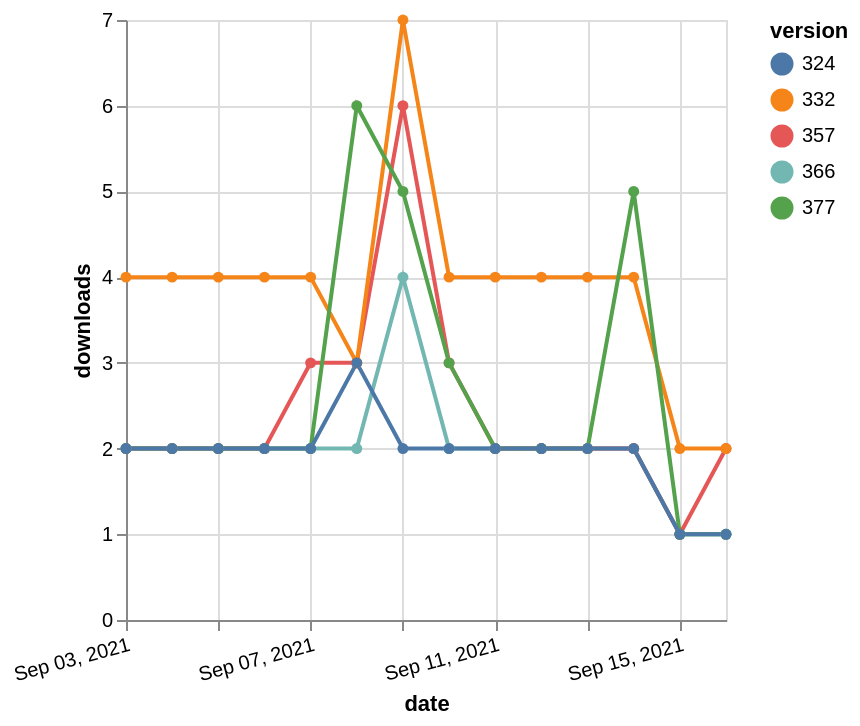

Here is the Vega-Lite specification saved for this chart:
### Vega-Lite specification from a JSON file in a GitHub repository (floating-point values rounded to 4 significant figures)
{"$schema": "https://vega.github.io/schema/vega-lite/v5.json", "description": "A simple bar chart with embedded data.", "data": {"values": [{"date": "2021-09-03", "total": 2310, "delta": 2, "version": "366"}, {"date": "2021-09-04", "total": 2312, "delta": 2, "version": "366"}, {"date": "2021-09-05", "total": 2314, "delta": 2, "version": "366"}, {"date": "2021-09-06", "total": 2316, "delta": 2, "version": "366"}, {"date": "2021-09-07", "total": 2318, "delta": 2, "version": "366"}, {"date": "2021-09-08", "total": 2320, "delta": 2, "version": "366"}, {"date": "2021-09-09", "total": 2324, "delta": 4, "version": "366"}, {"date": "2021-09-10", "total": 2326, "delta": 2, "version": "366"}, {"date": "2021-09-11", "total": 2328, "delta": 2, "version": "366"}, {"date": "2021-09-12", "total": 2330, "delta": 2, "version": "366"}, {"date": "2021-09-13", "total": 2332, "delta": 2, "version": "366"}, {"date": "2021-09-14", "total": 2334, "delta": 2, "version": "366"}, {"date": "2021-09-15", "total": 2335, "delta": 1, "version": "366"}, {"date": "2021-09-16", "total": 2336, "delta": 1, "version": "366"}, {"date": "2021-09-03", "total": 2907, "delta": 2, "version": "357"}, {"date": "2021-09-04", "total": 2909, "delta": 2, "version": "357"}, {"date": "2021-09-05", "total": 2911, "delta": 2, "version": "357"}, {"date": "2021-09-06", "total": 2913, "delta": 2, "version": "357"}, {"date": "2021-09-07", "total": 2916, "delta": 3, "version": "357"}, {"date": "2021-09-08", "total": 2919, "delta": 3, "version": "357"}, {"date": "2021-09-09", "total": 2925, "delta": 6, "version": "357"}, {"date": "2021-09-10", "total": 2928, "delta": 3, "version": "357"}, {"date": "2021-09-11", "total": 2930, "delta": 2, "version": "357"}, {"date": "2021-09-12", "total": 2932, "delta": 2, "version": "357"}, {"date": "2021-09-13", "total": 2934, "delta": 2, "version": "357"}, {"date": "2021-09-14", "total": 2936, "delta": 2, "version": "357"}, {"date": "2021-09-15", "total": 2937, "delta": 1, "version": "357"}, {"date": "2021-09-16", "total": 2939, "delta": 2, "version": "357"}, {"date": "2021-09-03", "total": 4938, "delta": 4, "version": "332"}, {"date": "2021-09-04", "total": 4942, "delta": 4, "version": "332"}, {"date": "2021-09-05", "total": 4946, "delta": 4, "version": "332"}, {"date": "2021-09-06", "total": 4950, "delta": 4, "version": "332"}, {"date": "2021-09-07", "total": 4954, "delta": 4, "version": "332"}, {"date": "2021-09-08", "total": 4957, "delta": 3, "version": "332"}, {"date": "2021-09-09", "total": 4964, "delta": 7, "version": "332"}, {"date": "2021-09-10", "total": 4968, "delta": 4, "version": "332"}, {"date": "2021-09-11", "total": 4972, "delta": 4, "version": "332"}, {"date": "2021-09-12", "total": 4976, "delta": 4, "version": "332"}, {"date": "2021-09-13", "total": 4980, "delta": 4, "version": "332"}, {"date": "2021-09-14", "total": 4984, "delta": 4, "version": "332"}, {"date": "2021-09-15", "total": 4986, "delta": 2, "version": "332"}, {"date": "2021-09-16", "total": 4988, "delta": 2, "version": "332"}, {"date": "2021-09-03", "total": 2105, "delta": 2, "version": "377"}, {"date": "2021-09-04", "total": 2107, "delta": 2, "version": "377"}, {"date": "2021-09-05", "total": 2109, "delta": 2, "version": "377"}, {"date": "2021-09-06", "total": 2111, "delta": 2, "version": "377"}, {"date": "2021-09-07", "total": 2113, "delta": 2, "version": "377"}, {"date": "2021-09-08", "total": 2119, "delta": 6, "version": "377"}, {"date": "2021-09-09", "total": 2124, "delta": 5, "version": "377"}, {"date": "2021-09-10", "total": 2127, "delta": 3, "version": "377"}, {"date": "2021-09-11", "total": 2129, "delta": 2, "version": "377"}, {"date": "2021-09-12", "total": 2131, "delta": 2, "version": "377"}, {"date": "2021-09-13", "total": 2133, "delta": 2, "version": "377"}, {"date": "2021-09-14", "total": 2138, "delta": 5, "version": "377"}, {"date": "2021-09-15", "total": 2139, "delta": 1, "version": "377"}, {"date": "2021-09-16", "total": 2140, "delta": 1, "version": "377"}, {"date": "2021-09-03", "total": 2532, "delta": 2, "version": "324"}, {"date": "2021-09-04", "total": 2534, "delta": 2, "version": "324"}, {"date": "2021-09-05", "total": 2536, "delta": 2, "version": "324"}, {"date": "2021-09-06", "total": 2538, "delta": 2, "version": "324"}, {"date": "2021-09-07", "total": 2540, "delta": 2, "version": "324"}, {"date": "2021-09-08", "total": 2543, "delta": 3, "version": "324"}, {"date": "2021-09-09", "total": 2545, "delta": 2, "version": "324"}, {"date": "2021-09-10", "total": 2547, "delta": 2, "version": "324"}, {"date": "2021-09-11", "total": 2549, "delta": 2, "version": "324"}, {"date": "2021-09-12", "total": 2551, "delta": 2, "version": "324"}, {"date": "2021-09-13", "total": 2553, "delta": 2, "version": "324"}, {"date": "2021-09-14", "total": 2555, "delta": 2, "version": "324"}, {"date": "2021-09-15", "total": 2556, "delta": 1, "version": "324"}, {"date": "2021-09-16", "total": 2557, "delta": 1, "version": "324"}]}, "width": "container", "mark": {"type": "line", "point": {"filled": true}}, "encoding": {"x": {"field": "date", "type": "temporal", "timeUnit": "yearmonthdate", "title": "date", "axis": {"labelAngle": -15}}, "y": {"field": "delta", "type": "quantitative", "title": "downloads"}, "color": {"field": "version", "type": "nominal"}, "tooltip": {"field": "delta"}}}
